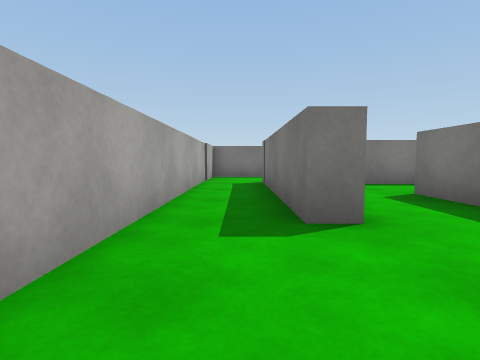
view 1 (above)

21 first-person views from a walk through a Unity game level. The camera is 0.55 m above the floor, tilts 4° down and sees 80° across. The floor is counted in squares, 1 m on a side. Each view is taken from the middle of a square. On the plan, view 1 faces up. The plan holds only what a view shows up to about 9 squares ahead; the rest is blank. The place goes on beyond the plan. The player is left out. Surface patterns are stand-ins for the level's own textures.

view 2
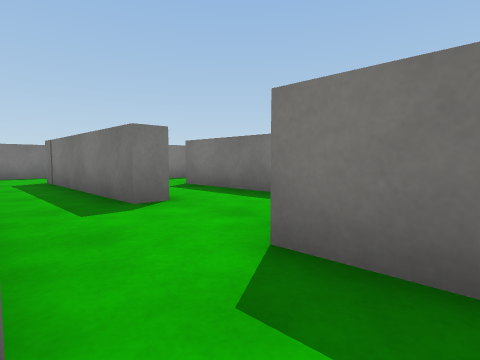

view 3
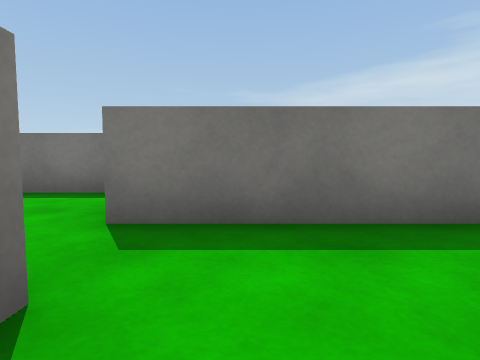

view 4
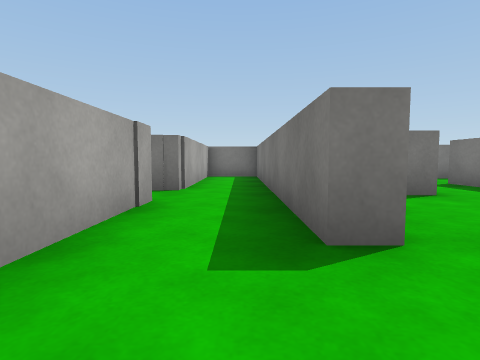

view 5
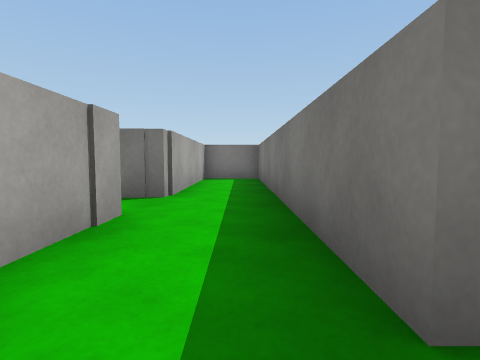

view 6
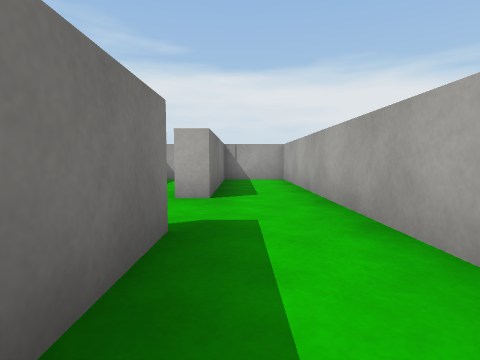

view 7
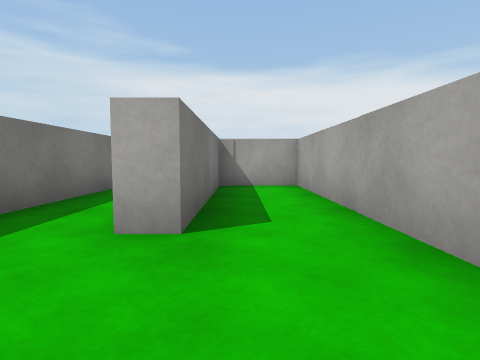

view 8
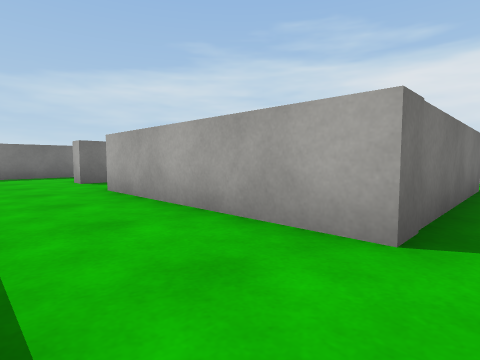

view 9
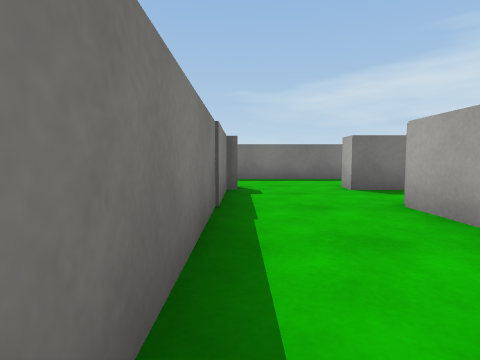

view 10
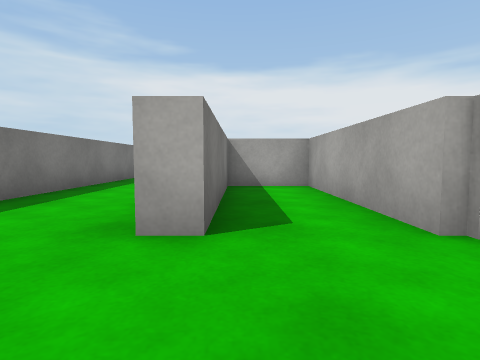

view 11
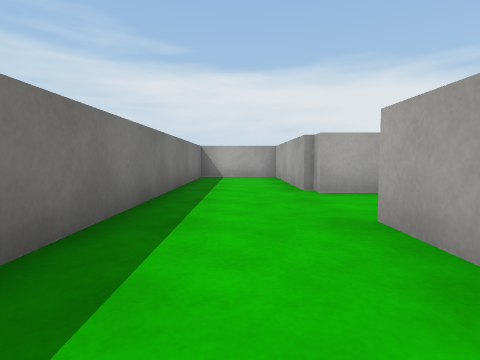

view 12
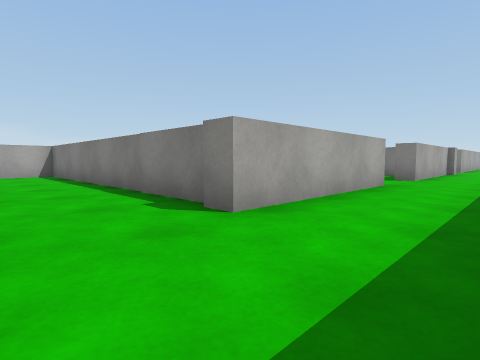

view 13
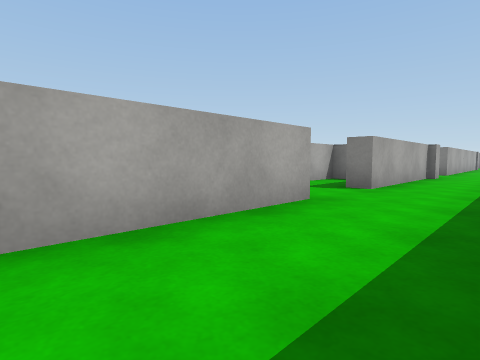

view 14
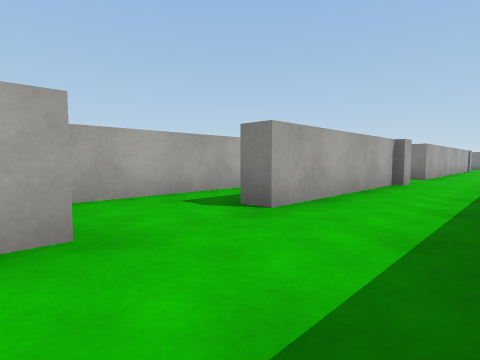

view 15
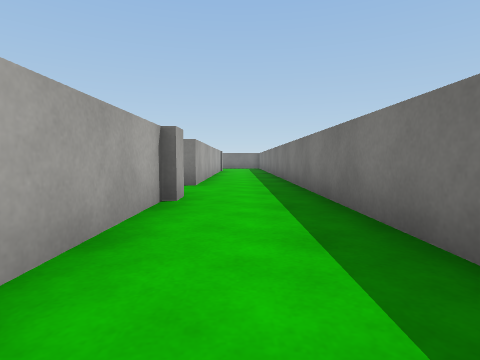

view 16
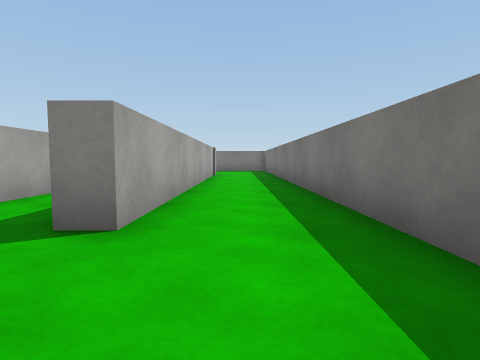

view 17
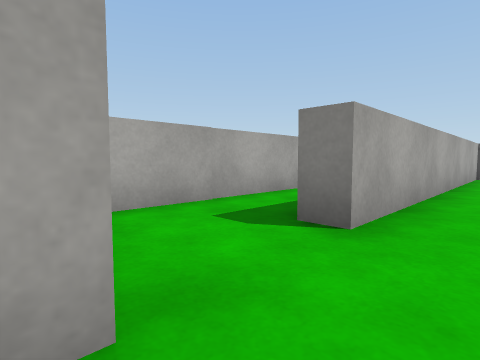

view 18
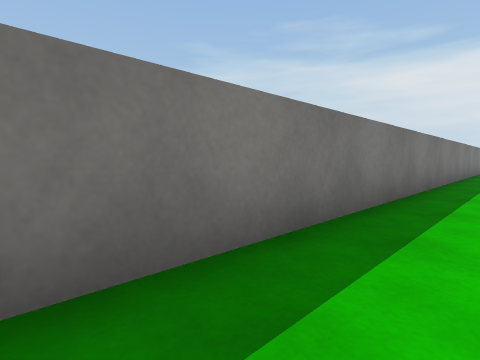

view 19
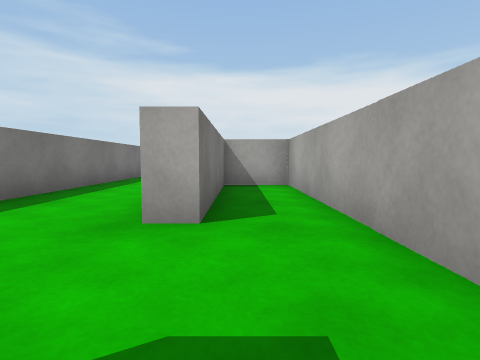

view 20
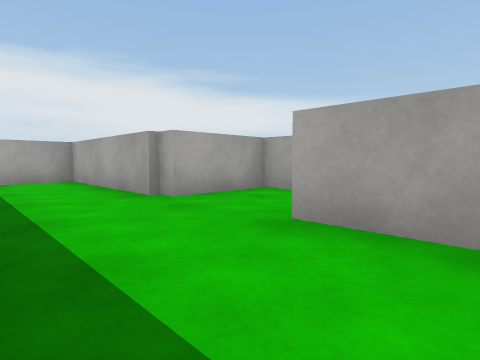

view 21
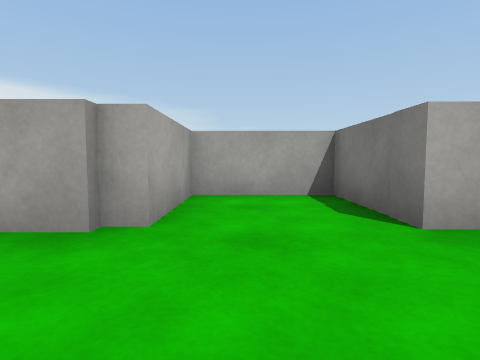

### Floor plan
Points are (right, up) in squares from view 1. A wall is a line through its corners. A room is listed if a view was taken in it or the views show most of it. See-through windows are left out.
Room 1 (views 1, 2)
walls: (-1.4, -2.1) (-1, -2.1); (-0.9, -0.2) (-1.4, -0.2); (0.4, -5.5) (0.4, 0.2)
ways out: opening at (-1, -1.5) to room 2; opening at (0, 0) to room 3
Room 2 (views 3, 4, 5, 6, 7)
walls: (-1.4, -0.2) (-1.4, 7.5) (-3, 7.5) (-3, 3.2) (-3.8, 3.2); (-3.2, 1.9) (-3.2, -6.1) (-1.4, -6.1) (-1.4, -5.2); (-1.4, -5.1) (-1.4, -2.1)
ways out: opening at (-1, -1.5) to room 1
Room 3 (views 8, 9, 10, 11, 12, 13, 14, 15, 16, 17, 18, 20, 21)
walls: (7.2, 9.3) (-0.5, 9.3); (7.3, 13.6) (7.9, 13.6) (7.9, 9.1) (7.2, 9.1); (7.9, 3.9) (7.9, 2.5) (5.5, 2.5) (5.5, 0.3) (7.7, 0.3) (7.7, -0.2); (-0.9, 9) (-0.9, 1); (1.1, 2.5) (0.4, 2.5) (0.4, 7) (5.5, 7) (5.5, 3) (7.3, 3) (7.3, 7) (7.9, 7); (7.9, -0.1) (7.9, -4.1) (9.4, -4.1); (7.9, 19.9) (7.9, 15.6) (7.4, 15.6); (8.2, 20.4) (8.2, 19.8); (10.2, -4.1) (10.2, 26.5); (8.2, 26.5) (8.2, 22.2) (7.5, 22.2)
ways out: opening at (0, 0) to room 1; opening at (8, 14.5) to room 4; opening at (1, 1.5) to room 5; opening at (8, 21.5)
Room 4 (view 19)
walls: (6, 18) (6, 9.8) (7.3, 9.8) (7.3, 13.6)
ways out: opening at (8, 14.5) to room 3
Room 5 (no view inside)
walls: (2.9, 1.2) (2.9, 4.8)
ways out: opening at (1, 1.5) to room 3; opening at (2, 3.5)

Where each view was taken, in squares from view 1:
view 1: 0 up, 0 right, facing up
view 2: 1 down, 1 left, facing up-right
view 3: 1 down, 2 left, facing right
view 4: 2 down, 2 left, facing up
view 5: 1 down, 2 left, facing up
view 6: 2 up, 2 left, facing down
view 7: 0 up, 2 left, facing down
view 8: 9 up, 0 right, facing down-right
view 9: 9 up, 2 right, facing right
view 10: 9 up, 7 right, facing down
view 11: 5 up, 9 right, facing down
view 12: 7 up, 10 right, facing up-left
view 13: 10 up, 10 right, facing up-left
view 14: 13 up, 10 right, facing up-left
view 15: 16 up, 9 right, facing up
view 16: 20 up, 9 right, facing up
view 17: 20 up, 9 right, facing up-left
view 18: 20 up, 9 right, facing down-right
view 19: 16 up, 7 right, facing down
view 20: 4 up, 10 right, facing down-left
view 21: 1 up, 10 right, facing left
